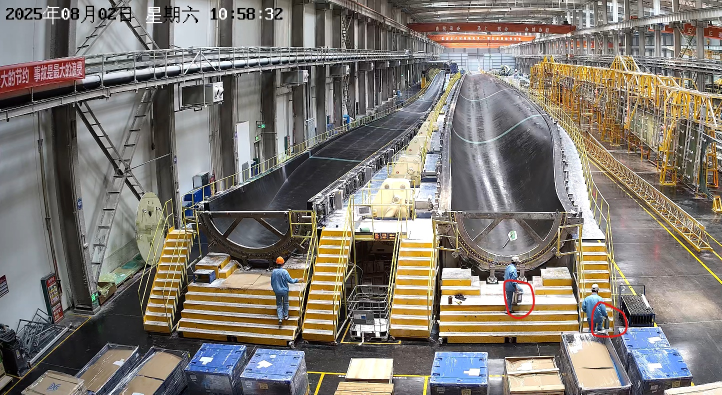
#> input picture To_Base64/bucket2.jpg, 1444 x 790 px (shown at 1/2 size)
$ python draw.py
#> lines starting #> are read from the running program, lines starting #| are printed output that depends on the picture; after the words box and inside, x2 and y2 are one past the last pixel; in counts of white or black regions, pixels touching at a corner belong together
# -*- coding: utf-8 -*-  # 核心修复：添加编码声明，解决非ASCII字符报错
import cv2
import json
import os

def draw_boxes_on_image(image_path, detection_result, output_image_path,
                        box_color=(0, 0, 255), box_thickness=3, text_font_scale=0.8):
    """
    根据检测结果在图片上绘制边界框（仅显示Wheel和置信度），并保存新图片

    参数:
        image_path (str): 原始图片路径
        detection_result (dict): 检测结果的JSON字典（包含results字段）
        output_image_path (str): 绘制后图片的保存路径
        box_color (tuple): 框的颜色（BGR格式，默认红色 (0,0,255)）
        box_thickness (int): 框的线条宽度，默认3
        text_font_scale (float): 文字大小比例，默认0.8
    返回:
        bool: 绘制成功返回True，失败返回False
    """
#> called with image_path = 'bucket2.jpg', output_image_path = 'bucket2_with_boxes.jpg', box_color = (0, 0, 255), box_thickness = 3, text_font_scale = 0.8
    # 1. 校验输入图片是否存在
    if not os.path.exists(image_path):
        print(f"❌ 错误：图片文件不存在 - {image_path}")
        return False

    # 2. 读取图片
    img = cv2.imread(image_path)
#> img is the input picture: shape (790, 1444, 3); mean B, G, R 114.2, 121.9, 128
    if img is None:
        print(f"❌ 错误：无法读取图片 - {image_path}（可能格式不支持）")
        return False

    # 3. 解析检测结果中的边界框
    if not isinstance(detection_result, dict) or "results" not in detection_result:
        print(f"❌ 错误：检测结果格式不正确，缺少'results'字段")
        return False

    results = detection_result["results"]
    if len(results) == 0:
        print("⚠️  提示：检测结果中没有找到任何目标框")
        # 仍保存原图
        cv2.imwrite(output_image_path, img)
        return True

    # 4. 遍历所有检测框并绘制（仅保留Wheel和置信度）
    for idx, result in enumerate(results):
        # 提取框坐标（浮点数转整数，OpenCV需要整数坐标）
        box = result.get("box", [])
        if len(box) != 4:
            print(f"⚠️  跳过第{idx+1}个框：坐标格式错误 {box}")
            continue

        x1, y1, x2, y2 = map(int, box)
        name = result.get("name", "Wheel")  # 默认值设为Wheel
        score = result.get("score", 0.0)

        # 绘制矩形框（保留框体，仅简化文字）
        cv2.rectangle(img, (x1, y1), (x2, y2), box_color, box_thickness)

        # 核心修改：仅显示Wheel和置信度（简化文字内容）
        text = f"{name}: {score:.2f}"
        # 设置文字位置（框的左上角上方，避免超出图片）
        text_x = x1
        text_y = y1 - 10 if y1 - 10 > 10 else y1 + 20

        # 绘制文字背景（保留，保证文字可读性）
        text_size, _ = cv2.getTextSize(text, cv2.FONT_HERSHEY_SIMPLEX, text_font_scale, 2)
        text_w, text_h = text_size
        cv2.rectangle(img, (text_x, text_y - text_h - 5),
                      (text_x + text_w, text_y + 5), box_color, -1)

        # 绘制文字（仅显示Wheel和置信度，白色字体）
        cv2.putText(img, text, (text_x, text_y),
                    cv2.FONT_HERSHEY_SIMPLEX, text_font_scale,
                    (255, 255, 255), 2)  # 白色字体，线条宽度2
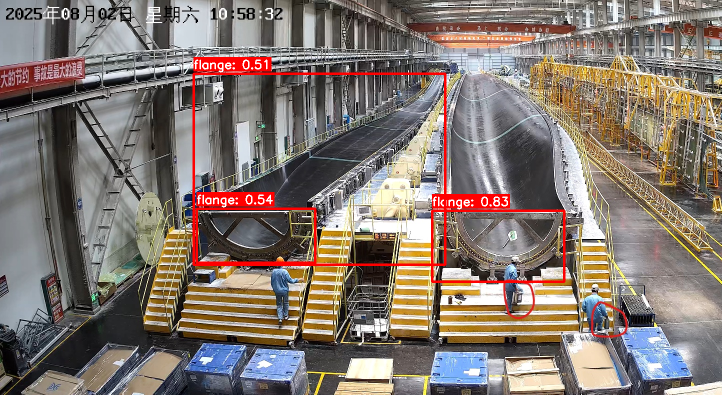
#> img: shape (790, 1444, 3) (shown at 1/2 size); 2.59% of pixels changed, all inside (x1, y1, x2, y2) = (385, 114, 1131, 566)

    # 5. 保存绘制后的图片
    cv2.imwrite(output_image_path, img)

    # 打印成功信息
    print(f"✅ 绘制完成！共绘制 {len(results)} 个目标框")
    print(f"📄 新图片已保存到：{output_image_path}")

    # 可选：显示图片尺寸信息
    height, width = img.shape[:2]
#> height = 790; width = 1444
    print(f"📏 图片尺寸：{width}x{height} 像素")
#| 📏 图片尺寸：1444x790 像素

    return True

# 示例使用
if __name__ == "__main__":
    # ===================== 配置参数（修改这里！）=====================
    # 1. 原始图片路径
    INPUT_IMAGE_PATH = "bucket2.jpg"  # 替换为你的图片路径
    # 2. 绘制后图片的保存路径
    OUTPUT_IMAGE_PATH = "bucket2_with_boxes.jpg"  # 输出新图片路径
    # 3. 检测结果（仅保留Wheel和置信度相关）
    DETECTION_RESULT = {
  "inference_time_ms": 4748.466064453125,
  "results": [
    {
      "box": [
        393.72552490234375,
        417.6777038574219,
        630.8574829101562,
        525.0747680664062
      ],
      "mask_shape": [
        1,
        790,
        1444
      ],
      "name": "flange",
      "score": 0.5406079292297363
    },
    {
      "box": [
        864.4526977539062,
        421.1744689941406,
        1128.4818115234375,
        563.363525390625
      ],
      "mask_shape": [
        1,
        790,
        1444
      ],
      "name": "flange",
      "score": 0.8260776400566101
    },
    {
      "box": [
        387.8464660644531,
        147.64697265625,
        890.4852905273438,
        529.3404541015625
      ],
      "mask_shape": [
        1,
        790,
        1444
      ],
      "name": "flange",
      "score": 0.5095126032829285
    }
  ],
  "success": True
}

    # ===================== 执行绘制 =====================
    try:
        # 调用绘制函数
        success = draw_boxes_on_image(
            image_path=INPUT_IMAGE_PATH,
            detection_result=DETECTION_RESULT,
            output_image_path=OUTPUT_IMAGE_PATH,
            box_color=(0, 0, 255),  # 红色框（BGR格式）
            box_thickness=3,
            text_font_scale=0.8
        )

        if success:
            print("\n🎉 所有操作完成！")
        else:
            print("\n❌ 绘制失败，请检查上述错误提示")

    except Exception as e:
        print(f"\n❌ 程序异常：{str(e)}")

$ run again, with To_Base64/truck.jpg copied over To_Base64/bucket2.jpg
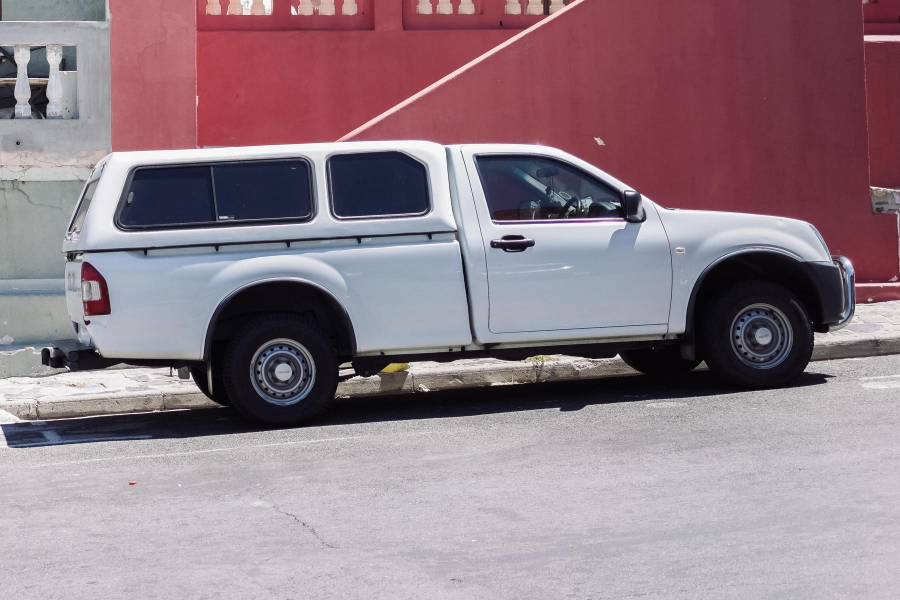
#> input picture To_Base64/truck.jpg, 1800 x 1200 px (shown at 1/2 size)
#> in draw_boxes_on_image, img is the input picture: shape (1200, 1800, 3); mean B, G, R 135.2, 126.5, 145.8
#> after the loop in draw_boxes_on_image, `for idx, result in enumerate(results):`:
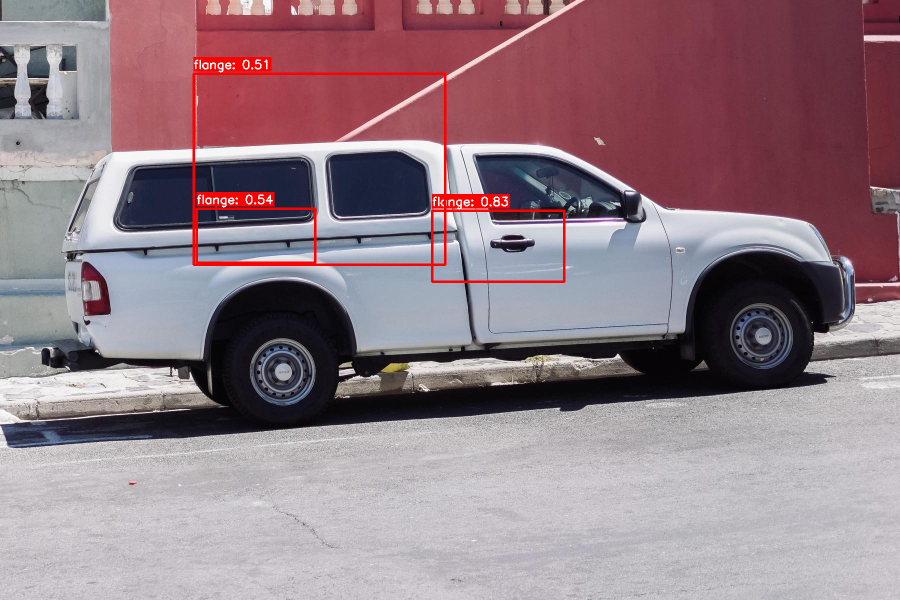
#> img: shape (1200, 1800, 3) (shown at 1/2 size); 1.37% of pixels changed, all inside (x1, y1, x2, y2) = (385, 114, 1131, 566)
#| 📏 图片尺寸：1800x1200 像素
